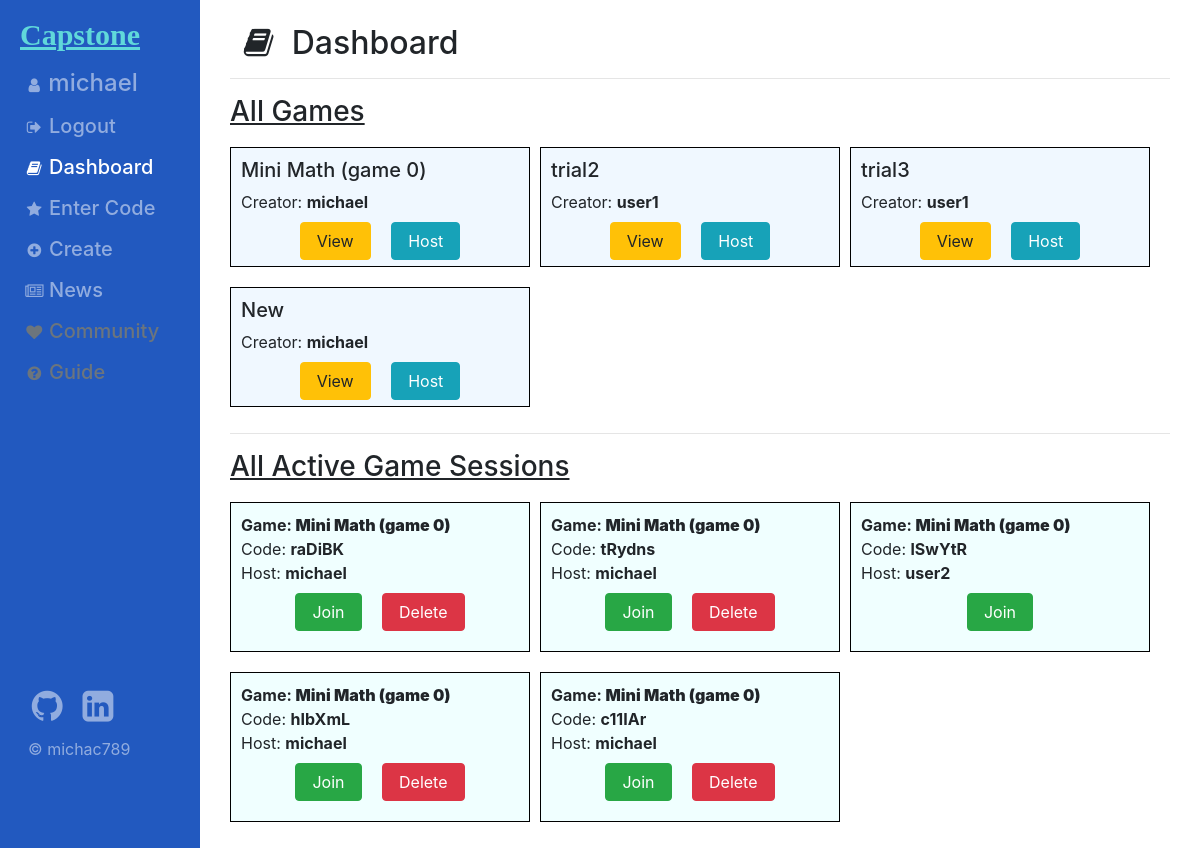
Before: /dashboard (signed in) with the older database file.
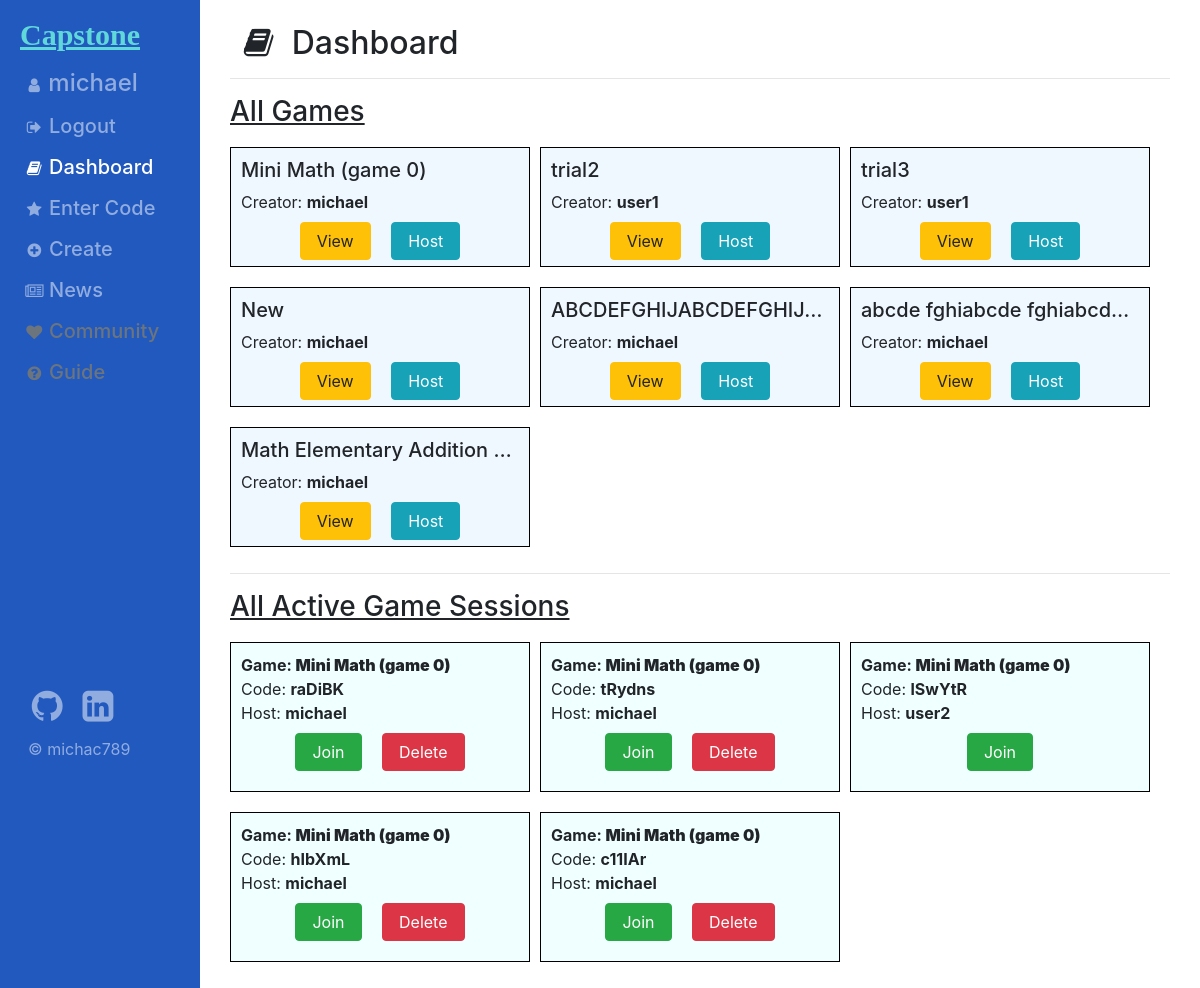
After: the same page with the newer database file.
### livequiz/models.py (models this page shows, shortened)
class Game(models.Model):
    id = models.AutoField(primary_key=True)
    creator = models.ForeignKey(User, on_delete=models.CASCADE, related_name="games")
    title = models.CharField(max_length=64, unique=True)
    description = models.CharField(max_length=256)
    date_created = models.DateField(auto_now=True)

class GameSession(models.Model):
    id = models.BigAutoField(primary_key=True)
    host = models.ForeignKey(User, on_delete=models.CASCADE, related_name="hosted_games")
    game = models.ForeignKey(Game, on_delete=models.CASCADE, related_name="ongoing", null=True)
    code = models.CharField(max_length=6, primary_key=False, editable=False, unique=True)
    active = models.BooleanField(default=False)
    current_question = models.IntegerField(default=0)
    stillopen = models.BooleanField(default=True)
    finished = models.BooleanField(default=False)
    class Meta: verbose_name = "Game Session"

### sso/models.py (models this page shows)
class User(AbstractUser):
    TIER = [
        ("T5", "SuspendedUser"),
        ("T4", "User"),
        ("T3", "StarUser"),
        ("T2", "Admin"),
        ("T1", "SuperAdmin"),
    ]
    status = models.CharField(max_length=2, choices=TIER, default="T4")

### livequiz/views.py (the view, shortened to what this page needs)
# urls.py: path("dashboard", views.index, name="index"),
@login_required(login_url="sso:login")
def index(request):
    return render(request, "livequiz/index.html", {
        "games": Game.objects.all(),
        "gamesessions": GameSession.objects.all(),
        "active": "index",
    })

### livequiz/templates/livequiz/index.html (shortened to what this page needs)
{% extends 'layout/root.html' %}
{% load static %}
{% block script %}
    <link href="{% static 'livequiz/create.css' %}" rel="stylesheet">
{% endblock script %}
{% block body %}
    <div class="container">
        <section class="h2 pl-2 pt-2">
            <i class="fa fa-book fa-fw"></i>
            <span class="p-1">Dashboard</span>
        </section><hr>
        <section class="h3"><u>All Games</u></section>
        <div class="wrap">
            {% for game in games %}
                <div class="gamediv">
                    <section class="h5">
                        <wrap>{{ game.title }}</wrap>
                    </section>
                    <section class="font-weight-normal">
                        Creator: <b>{{ game.creator.username }}</b>
                    </section>
                    <section class="text-center">
                        <a href="{% url 'livequiz:edit' game_id=game.id %}">
                            <button class="btn btn-warning m-2 px-3">
                                View
                            </button>
                        </a>
                        <form action="{% url 'livequiz:host' game_id=game.id %}" class="inl" method="POST">
                            <button type="submit" class="btn btn-info m-2 px-3">
                                Host
                            </button>
                        </form>
                    </section>
                </div>
            {% empty %}
                You have not created any games yet.
            {% endfor %}
        </div><hr>
        <section class="h3"><u>All Active Game Sessions</u></section>
        <div class="wrap">
            {% for gamesession in gamesessions %}
                <div class="gamediv heightplus">
                    <section class="font-weight-bold">
                        Game: <b>{{ gamesession.game.title }}</b>
                    </section>
                    <section class="font-weight-normal">
                        Code: <strong>{{ gamesession.code }}</strong>
                    </section>
                    <section class="font-weight-normal">
                        Host: <strong>{{ gamesession.host }}</strong>
                    </section>
                    <section class="text-center">
                        <a href="{% url 'livequiz:play' game_code=gamesession.code %}">
                            <button class="btn btn-success m-2 px-3">
                                Join
                            </button>
                        </a>
                        {% if gamesession.host == request.user %}
                            <form action="{% url 'livequiz:index' %}" method="POST" class="inl">
                                <button type="submit" class="btn btn-danger m-2 px-3">
                                    Delete
                                </button>
                            </form>
                        {% endif %}
                    </section>
                </div>
            {% empty %}
                <section class="h5">
                    No active session available currently.
                </section>
            {% endfor %}
        </div>
    </div>
{% endblock body %}

Changed rows visible on the page:
added Game: title "ABCDEFGHIJABCDEFGHIJ…", creator.username "michael"
added Game: title "abcde fghiabcde fghiabcd…", creator.username "michael"
added Game: title "Math Elementary Addition…", creator.username "michael"
